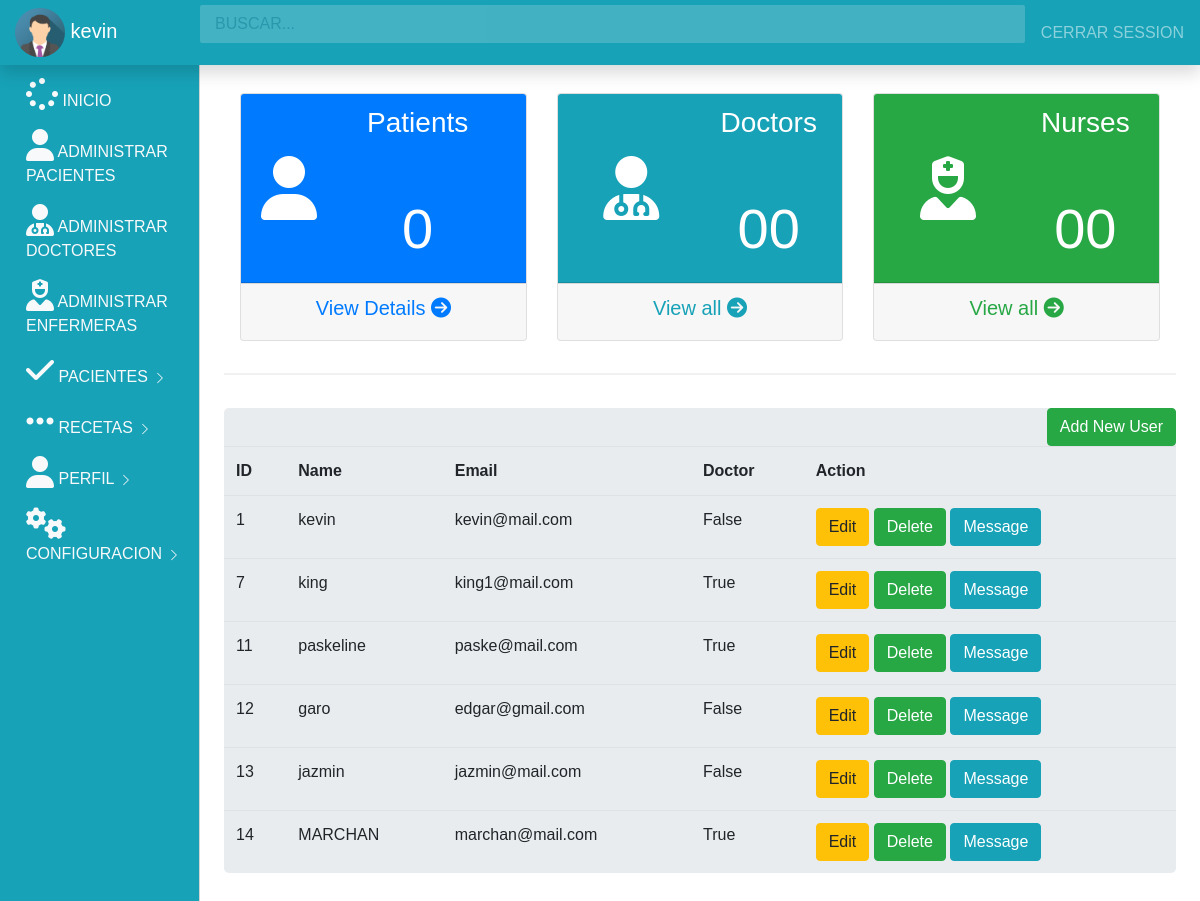
Screenshot of /get_users (signed in) with the database file from the repository.
### index.py (models this page shows, shortened)
class User(UserMixin,db.Model):
    id = db.Column(db.Integer,primary_key =True)
    username = db.Column(db.String(100))
    email = db.Column(db.String(100),unique =True)
    password = db.Column(db.String(100))
    doctor = db.Column(db.Boolean)
    admin = db.Column(db.Boolean)
    work = db.Column(db.String(100))
    country = db.Column(db.String(100))
    image = db.Column(db.String(100))
    tratamiento = db.Column(db.String(100))
    @property
    def unhashed_password(self):
         raise AttributeError('cannot view unhased password')
    appointment_by  = db.relationship('Appointments',
    foreign_keys ='Appointments.asked_by_id',
    backref = 'asker',
    lazy=True
    )
    Receive_by  = db.relationship('Notiication',
    foreign_keys ='Notiication.receive_by_id',
    backref = 'reciever',
    lazy=True
    )
    Sender_by  = db.relationship('Notiication',
    foreign_keys ='Notiication.doctor_id',
    backref = 'sender',
    lazy=True
    )
    answers_requested  = db.relationship('Appointments',
    foreign_keys ='Appointments.doctor_id',
    backref = 'expert',
    lazy=True
    )

### index.py (the view)
@app.route('/get_users')
@login_required
def get_users():
     usees = User.query.all()
     owner = User.query.filter_by(email=current_user.email,password=current_user.password,admin=True).first()
     if not owner:
          flash("The logins provided is not an admin!")
          return redirect(url_for('home'))
     else:
          return render_template('users.html', users = usees)

### index.py (called while the page is built)
@login_manager.user_loader
def load_user(user_id):
     return User.query.get(int(user_id))

### templates/users.html
{% include 'admin_dash.html' %}
{% block body %}
<main role="main" class="col-md-9 ml-sm-auto col-lg-10 px-4">
    <hr>
<div class=" row">
    <div class="col-sm-12">
        <div class = "jumbotron p-0">
            <h2> <button type="button" class="btn btn-success float-right" data-toggle = "modal" data-target ="#modalPatient">Add New User </button></h2>
            <table class=" table table-hover ">
                <tr>
                    <th>ID</th>
                    <th>Name</th>
                    <th>Email</th>
                    <th>Doctor</th>
                    <th>Action</th>
                </tr>
                {% for row in users %}
                <tr>
                    <td> {{row.id}}</td>
                    <td> {{row.username}}</td>
                    <td> {{row.email}}</td>
                    <td> {{row.doctor}}</td>
                    <td>
                        <a href="/update/{{row.id}}" class="btn btn-warning btn-xs" data-toggle="modal" data-target="#modaledit{{row.id}}">Edit</a>
                        <a href="/delete/{{row.id}}" class="btn btn-success btn-xs"  onclick="return confirm('Are you sure to delete?')">Delete</a>
                        <a href="/delete/{{row.id}}" class="btn btn-info btn-xs"  onclick="return confirm('Are you sure to delete?')">Message</a>
                    </td>
                </tr>
                {% endfor %}
</table>
</div>
</div>
</div>
</main>
{% endblock %}

### templates/admin_dash.html (shortened to what this page needs)
<!doctype html>
<html lang="en">
  <head>
    <link rel="stylesheet" href="https://stackpath.bootstrapcdn.com/bootstrap/4.5.2/css/bootstrap.min.css">
    <link rel="stylesheet" href="./static/css/dashboard.css">
    <link rel="stylesheet" href="https://cdn.datatables.net/1.10.22/css/jquery.dataTables.min.css">
  </head>
  <body> {%block body%}
    <nav class="navbar navbar-dark bg-info fixed-top flex-md-nowrap p-0 shadow">
        <a class="navbar-brand col-sm-3 col-md-2 mr-0" href="#">
          <img src="{{url_for('static', filename ='img_avatar.png')}}" alt="Avatar" style="width:50px;border-radius: 50%;">
          {{current_user.username}}
          </a>
        <input type="text" class="form-control form-control-primary w-100" placeholder="BUSCAR...">
        <ul class=" navbar-nav px-3">
            <li class="nav-item text-nowrap">
                <a class="nav-link" onclick="return confirm('Confirm logout') " href="{{url_for('home')}}">CERRAR SESSION</a>
            </li>
        </ul>
      </nav>
      <div class="container-fluid">
        <div class="row">
            <div class  = "col-md-2 bg-info d-none d-md-block sidebar" style="color:white;">
                <div class="left-sidebar">
                    <ul class="nav flex-column sidebar-nav">
                        <li class="nav-item">
                        <a class="nav-link text-light" href="{{url_for('get_signin_admin')}}">
                          <i class ="fa fa-spinner fa-2x"></i> INICIO
                        </a>
                        </li>
                        <li class="nav-item">
                          <a class="nav-link text-light" href="{{url_for('patients')}}">
                            <i class ="fa fa-user fa-2x"></i> ADMINISTRAR PACIENTES
                      </a>
                    </li>
                    <li class="nav-item">
                      <a class="nav-link text-light" href="{{url_for('doctors')}}">
                        <i class ="fa fa-user-md fa-2x"></i> ADMINISTRAR DOCTORES
                  </a>
                </li>
                <li class="nav-item">
                  <a class="nav-link text-light" href="{{url_for('get_signin_admin')}}">
                    <i class ="fa fa-user-nurse fa-2x"></i> ADMINISTRAR ENFERMERAS
              </a>
            </li>
                        <li class="nav-item">
                          <a class="nav-link text-light" href="{{url_for('get_all_appointments')}}">
                         <i class="fa fa-check fa-2x"></i> PACIENTES
                                     <svg class="bi bi-chevron-right" width="16" height="16" viewBox="0 0 20 20" fill="currentColor" xmlns="http://www.w3.org/2000/svg"><path fill-rule="evenodd" d="M6.646 3.646a.5.5 0 01.708 0l6 6a.5.5 0 010 .708l-6 6a.5.5 0 01-.708-.708L12.293 10 6.646 4.354a.5.5 0 010-.708z"/></svg>
                        </a>
                        </li>
                        <li class="nav-item">
                          <a class="nav-link text-light" href="">
                         <i class="fa fa-ellipsis-h fa-2x"></i> RECETAS
                                     <svg class="bi bi-chevron-right" width="16" height="16" viewBox="0 0 20 20" fill="currentColor" xmlns="http://www.w3.org/2000/svg"><path fill-rule="evenodd" d="M6.646 3.646a.5.5 0 01.708 0l6 6a.5.5 0 010 .708l-6 6a.5.5 0 01-.708-.708L12.293 10 6.646 4.354a.5.5 0 010-.708z"/></svg>
                        </a>
                        </li>
                        <li class="nav-item">
                          <a class="nav-link text-light" href="{{url_for('profile_doctor')}}">
                          <i class="fa fa-user  fa-2x "></i> PERFIL
                            <svg class="bi bi-chevron-right" width="16" height="16" viewBox="0 0 20 20" fill="currentColor" xmlns="http://www.w3.org/2000/svg"><path fill-rule="evenodd" d="M6.646 3.646a.5.5 0 01.708 0l6 6a.5.5 0 010 .708l-6 6a.5.5 0 01-.708-.708L12.293 10 6.646 4.354a.5.5 0 010-.708z"/></svg>
                        </a>
                        </li>
                        <li class="nav-item">
                          <a class="nav-link text-light" href="">
                         <i class="fa fa-cogs fa-2x"></i> CONFIGURACION
                                     <svg class="bi bi-chevron-right" width="16" height="16" viewBox="0 0 20 20" fill="currentColor" xmlns="http://www.w3.org/2000/svg"><path fill-rule="evenodd" d="M6.646 3.646a.5.5 0 01.708 0l6 6a.5.5 0 010 .708l-6 6a.5.5 0 01-.708-.708L12.293 10 6.646 4.354a.5.5 0 010-.708z"/></svg>
                        </a>
                        </li>
                      </ul>
                </div>
            </div>
            <main role="main" class="col-md-9 ml-sm-auto col-lg-10 px-4">
                <h3>Dashboard</h3>
                <div class="container">
                 <div class="row ">
                   <div class="col-md-4">
                     <div class="card text-center">
                       <div class = "card-header bg-primary text-white">
                        <div class="row align-items-center">
                          <div class="col-sm-3">
                            <i class="fa fa-user fa-4x"></i>
                          </div>
                          <div class="col">
                            <h3 >Patients</h3>
                          <br><br>
                            <h6 class ="display-4">0{{rows}}</h6>
                          </div>
                        </div>
                       </div>
                       <div class = "card-footer">
                        <h5>
                          <a  class ="text-primary" href="{{url_for('change_profile')}}" class="text-primary">View Details <i class="fa fa-arrow-circle-right"></i></i></a>
                        </h5>
                       </div>
                     </div>
                   </div>
                   <div class="col-md-4">
                    <div class="card text-center">
                      <div class = "card-header bg-info text-white">
                       <div class="row align-items-center">
                         <div class="col">
                           <i class="fa fa-user-md fa-4x"></i>
                         </div>
                         <div class="col">
                           <h3 >Doctors</h3>
                           <br><br>
                           <h6 class = "display-4" >00</h6>
                         </div>
                       </div>
                      </div>
                      <div class = "card-footer">
                       <h5>
                         <a href="#" class="text-info">View all <i class="fa fa-arrow-circle-right"></i></i></a>
                       </h5>
                      </div>
                    </div>
                  </div>
                  <div class="col-md-4">
                    <div class="card text-center">
                      <div class = "card-header bg-success text-white">
                       <div class="row align-items-center">
                         <div class="col">
                           <i class="fa fa-user-nurse fa-4x"></i>
                         </div>
                         <div class="col">
                           <h3 >Nurses</h3>
                           <br><br>
                           <h6 class = "display-4">00</span></h6>
                         </div>
                       </div>
                      </div>
                      <div class = "card-footer">
                       <h5>
                         <a href="#" class="text-success">View all <i class="fa fa-arrow-circle-right"></i></i></a>
                       </h5>
                      </div>
                    </div>
                  </div>
                 </div>
                    </div>
            </main>
        </div>
      </div>
    {% endblock %}
  </body>
</html>

### static/css/dashboard.css (style rules this page uses)
.form-control-primary { margin: 10px; opacity: 0.2; border-radius: 2px; }
.sidebar { position: fixed; top:0; left:0; bottom:0; z-index:100; padding: 70px 0 0 10px; border-right: 1px solid #d3d3d3; }
.sidebar-nav li .nav-link { color: #333; font-weight: 500; }
body { font-family: Arial, Helvetica, sans-serif; }
* { box-sizing: border-box; }
.container { padding: 16px; background-color: white; }
input[type=text], input[type=password] { width: 100%; padding: 15px; margin: 5px 0 22px 0; display: inline-block; border: none; background: #f1f1f1; }
hr { border: 1px solid #f1f1f1; margin-bottom: 25px; }
a { color: dodgerblue; }

### rows the page displays
User: username "kevin", id "1", email "kevin@mail.com", doctor "False"
User: id "7", username "king", email "king1@mail.com", doctor "True"
User: id "11", username "paskeline", email "paske@mail.com", doctor "True"
User: id "12", username "garo", email "edgar@gmail.com", doctor "False"
User: id "13", username "jazmin", email "jazmin@mail.com", doctor "False"
User: id "14", username "MARCHAN", email "marchan@mail.com", doctor "True"
